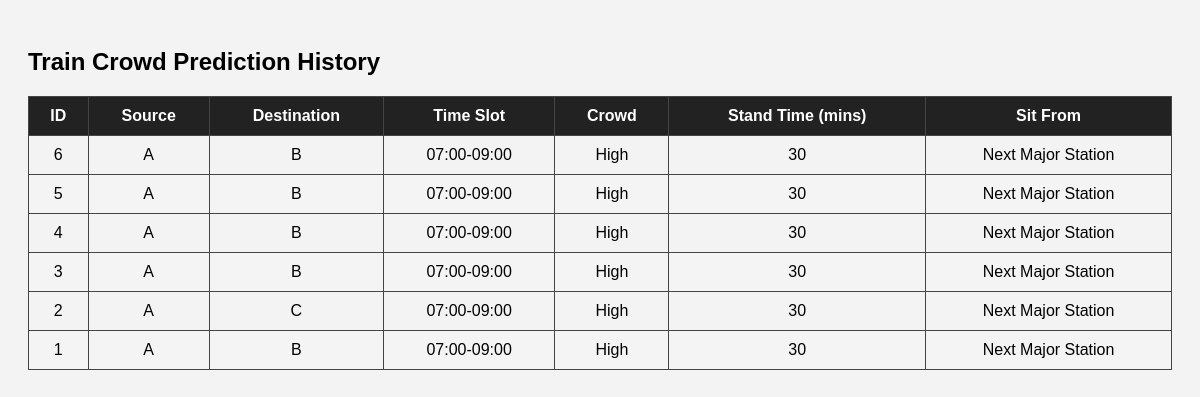
The app's page /history with its own data.
### tables this page shows
CREATE TABLE predictions (
    id INTEGER PRIMARY KEY AUTOINCREMENT,
    source TEXT,
    destination TEXT,
    time_slot TEXT,
    crowd TEXT,
    stand_time INTEGER,
    sit_from TEXT
);

### app.py (the view)
@app.route('/history')
def history():
    conn = sqlite3.connect('database.db')
    cursor = conn.cursor()
    cursor.execute("SELECT * FROM predictions ORDER BY id DESC")
    rows = cursor.fetchall()
    conn.close()
    return render_template('history.html', records=rows)

### templates/history.html (shortened to what this page needs)
<!DOCTYPE html>
<html>
<head>
    <link rel="stylesheet" href="{{ url_for('static', filename='style.css') }}">
</head>
<body>
    <h2>Train Crowd Prediction History</h2>
    <table>
        <thead>
            <tr>
                <th>ID</th>
                <th>Source</th>
                <th>Destination</th>
                <th>Time Slot</th>
                <th>Crowd</th>
                <th>Stand Time (mins)</th>
                <th>Sit From</th>
            </tr>
        </thead>
        <tbody>
            {% for row in records %}
            <tr>
                <td>{{ row[0] }}</td>
                <td>{{ row[1] }}</td>
                <td>{{ row[2] }}</td>
                <td>{{ row[3] }}</td>
                <td>{{ row[4] }}</td>
                <td>{{ row[5] }}</td>
                <td>{{ row[6] }}</td>
            </tr>
            {% endfor %}
        </tbody>
    </table>
</body>
</html>

### static/style.css (style rules this page uses)
body { font-family: Arial, sans-serif; background-color: #f3f3f3; padding: 20px; }

### templates/history.html (style rules this page uses)
table { border-collapse: collapse; width: 100%; margin-top: 20px; }
th, td { border: 1px solid #444; padding: 10px; text-align: center; }
th { background-color: #222; color: #fff; }
tr:nth-child(even) { background-color: #f4f4f4; }

### records on screen
predictions: id "6", source "A", destination "B", time_slot "07:00-09:00", crowd "High", stand_time "30", sit_from "Next Major Station"
predictions: id "5", source "A", destination "B", time_slot "07:00-09:00", crowd "High", stand_time "30", sit_from "Next Major Station"
predictions: id "4", source "A", destination "B", time_slot "07:00-09:00", crowd "High", stand_time "30", sit_from "Next Major Station"
predictions: id "3", source "A", destination "B", time_slot "07:00-09:00", crowd "High", stand_time "30", sit_from "Next Major Station"
predictions: id "2", source "A", destination "C", time_slot "07:00-09:00", crowd "High", stand_time "30", sit_from "Next Major Station"
predictions: id "1", source "A", destination "B", time_slot "07:00-09:00", crowd "High", stand_time "30", sit_from "Next Major Station"
